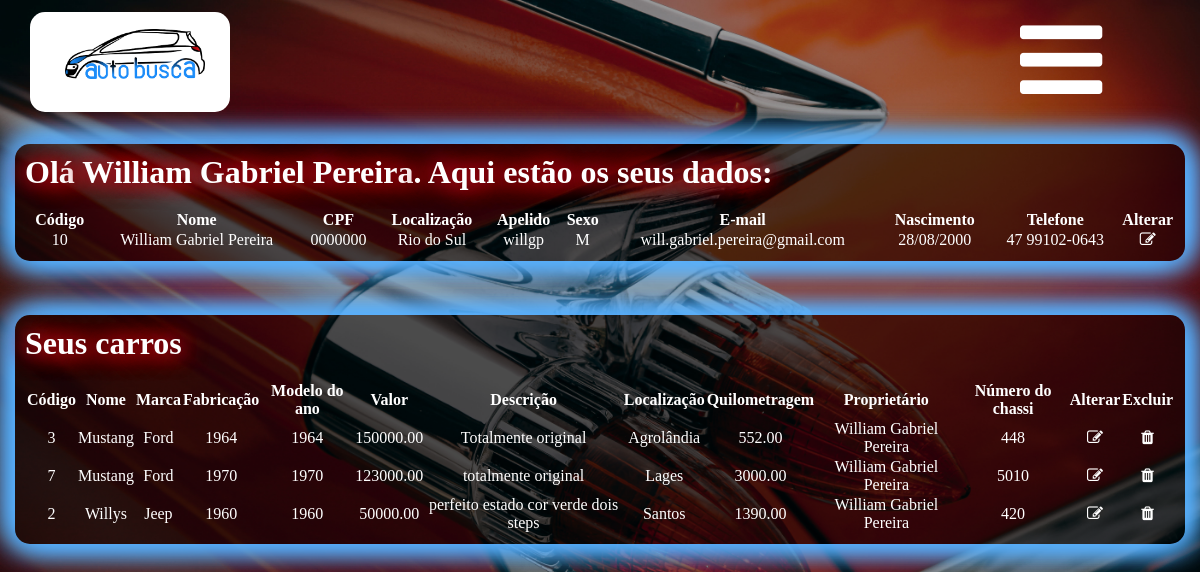
The page /loged.php (signed in) on the database its author committed.
### tables this page shows
CREATE TABLE `usuario` (
  `codigo` int(11) NOT NULL AUTO_INCREMENT,
  `nome` varchar(45) NOT NULL,
  `cpf` varchar(45) NOT NULL,
  `localidade` int(11) DEFAULT NULL,
  `senha` varchar(45) NOT NULL,
  `apelido` varchar(45) NOT NULL,
  `sexo` varchar(45) NOT NULL,
  `email` varchar(45) NOT NULL,
  `nascimento` date NOT NULL,
  `telefone` varchar(45) DEFAULT NULL,
  `foto` text,
  PRIMARY KEY (`codigo`),
  KEY `localidade` (`localidade`),
  CONSTRAINT `usuario_ibfk_1` FOREIGN KEY (`localidade`) REFERENCES `cidade` (`codigo`)
);

### conf/conf.inc.php (called while the page is built, shortened)
<?php
	$tb_veiculo = "veiculo";
	$tb_marca = "marca";
	$tb_cidade = "cidade";
?>

### acaoUsuario.php (called while the page is built, shortened)
<?php
	include 'conf/conf.inc.php';
	$tb_usuario = "usuario";
	function carregaBDParaVetor($codigo){
		$sql = 'SELECT * FROM '.$GLOBALS['tb_usuario'].
		       ' WHERE codigo = '.$codigo;
		$result = mysqli_query($GLOBALS['conexao'],$sql);
		$dados = array();
		while ($row = mysqli_fetch_array($result)){
			$dados['logado'] = "TRUE";
			$dados['codigo'] = $row["codigo"];
			$dados['nome'] = $row["nome"];
			$dados['cpf'] = $row["cpf"];
			$dados['cidade'] = $row["localidade"];
			$dados['senha'] = $row["senha"];
			$dados['apelido'] = $row["apelido"];
			$dados['sexo'] = $row["sexo"];
			$dados['email'] = $row["email"];
			$dados['nascimento'] = $row["nascimento"];
			$dados['telefone'] = $row["telefone"];
		}
		return $dados;
	}
?>

### loged.php (the view, shortened to what this page needs)
<?php
  include 'connect/connect.php';
?>
<!DOCTYPE html>
<html>
<?php
	if (!isset($_SESSION['logado']) || $_SESSION['logado'] == 'FALSE') {
		header('location:login.php');
	}else {
        include "acaoUsuario.php";
        carregaBDParaVetor($_SESSION['codigo']);
        $dados['logado'] = $_SESSION['logado'];
      	$dados['codigo'] = $_SESSION['codigo'];
      	$dados['nome'] = $_SESSION['nome'];
      	$dados['cpf'] = $_SESSION['cpf'];
      	$dados['cidade'] = $_SESSION['cidade'];
      	$dados['senha'] = $_SESSION['senha'];
      	$dados['apelido'] = $_SESSION['apelido'];
      	$dados['sexo'] = $_SESSION['sexo'];
      	$dados['email'] = $_SESSION['email'];
      	$dados['nascimento'] = $_SESSION['nascimento'];
      	$dados['telefone'] = $_SESSION['telefone'];
	}
?>
<head>
  <link rel="stylesheet" href="css/css.css">
	<link rel="stylesheet" href="css/font-awesome/css/font-awesome.min.css">
</head>
<body>
  <?php
    include 'menu_loged.php';
  ?>
<br>
<div class="container">
<div align="left">
<?php
  $sql = 'SELECT nome FROM '.$tb_cidade.' WHERE codigo = '.$dados['cidade'];
  $result = mysqli_query($conexao,$sql);
  $dados['cidade'] = mysqli_fetch_array($result);
	echo "<div class='dados'><h1>Olá ".$dados['nome'].'. Aqui estão os seus dados:</h1><br>';
	echo "
	<table border='0px' width='100%'>
		<tr>
			<th align='center'><b>Código</b></th>
            <th align='center'><b>Nome</b></th>
            <th align='center'><b>CPF</b></th>
            <th align='center'><b>Localização</b></th>
            <th align='center'><b>Apelido</b></th>
            <th align='center'><b>Sexo</b></th>
            <th align='center'><b>E-mail</b></th>
            <th align='center'><b>Nascimento</b></th>
            <th align='center'><b>Telefone</b></th>
            <th width='20'><b>Alterar</b></th>
        </tr>
        <tr>
        	<td align='center'>".$dados['codigo']."</td>
        	<td align='center'>".$dados['nome']."</td>
        	<td align='center'>".$dados['cpf']."</td>
        	<td align='center'>".$dados['cidade']['nome']."</td>
        	<td align='center'>".$dados['apelido']."</td>
        	<td align='center'>".$dados['sexo']."</td>
        	<td align='center'>".$dados['email']."</td>
        	<td align='center'>".date("d/m/Y", strtotime($dados['nascimento']))."</td>
        	<td align='center'>".$dados['telefone']."</td>
        	<td align='center'><a href='cad_usuario.php?acao=editar&codigo=".$dados['codigo']."'><i class='fa fa-pencil-square-o fa-1x' aria-hidden='true'></a></td>
        	</tr>
        </table>
        </div>";
?>
</div>
<div align="left">
	<?php
		$sql = 'SELECT * FROM '.$tb_cidade.', '.$tb_veiculo.', '.$tb_usuario.', '.$tb_marca.
                   ' WHERE '.$tb_cidade.'.codigo = '.$tb_veiculo.'.localidade'.
                   ' AND '.$tb_usuario.'.codigo = '.$tb_veiculo.'.proprietario'.
                   ' AND '.$tb_marca.'.codigo = '.$tb_veiculo.'.marca'.
                   ' AND '.$tb_usuario.'.nome LIKE "'.$dados['nome'].
                   '%" ORDER BY '.$tb_veiculo.'.nome';
        $result = mysqli_query($conexao,$sql);
	?>
  <br>
  <br>
  <br>
  <div class="dados">
	<h1>Seus carros</h1>
	<table border="0px" width='100%'>
	    <tr><th align="center"><b>Código</b></th>
            <th align="center"><b>Nome</b></th>
            <th align="center"><b>Marca</b></th>
            <th align="center"><b>Fabricação</b></th>
            <th align="center"><b>Modelo do ano</b></th>
            <th align="center"><b>Valor</b></th>
            <th align="center"><b>Descrição</b></th>
            <th align="center"><b>Localização</b></th>
            <th align="center"><b>Quilometragem</b></th>
            <th align="center"><b>Proprietário</b></th>
            <th align="center"><b>Número do chassi</b></th>
            <th align="center"><b>Alterar</b></th>
            <th align="center"><b>Excluir</b></th>
	    </tr>
	    <?php while ($row = mysqli_fetch_array($result)){
        mb_convert_encoding($row[1], "utf-8"); ?>
	    <tr>
            <td align="center"><?php echo $row[3];?></td>
            <td align='center'><?php echo $row[5];?></td>
            <td align='center'><?php echo $row[27];?></td>
            <td align='center'><?php echo $row['fabricacao'];?></td>
            <td align='center'><?php echo $row[7];?></td>
            <td align='center'><?php echo $row[8];?></td>
            <td align='center'><?php echo $row[9];?></td>
            <td align='center'><?php echo $row[1];?></td>
            <td align='center'><?php echo $row[11];?></td>
            <td align='center'><?php echo $row[16];?></td>
            <td align='center'><?php echo $row['n_chassi'];?></td>
            <td align='center'><a href="cad_veiculo.php?acao=editar&codigo=<?php echo $row[3];?>"><i class="fa fa-pencil-square-o fa-1x" aria-hidden="true"></i></a></td>
            <td align='center'><a href="javascript:excluirRegistro('acaoVeiculo.php?acao=excluir&codigo=<?php echo $row[3];?>')"><i class="fa fa-trash fa-1x" aria-hidden="true"></a></td>
	    </tr>
	    <?php } ?>
      </div>
</div>
<br>
</div>
</body>
</html>

### menu_loged.php (shortened to what this page needs)
<div class="row">
            <div class="col-2 img_menu div_img_menu">
              <a href="login.php"><img src="img/logo.png" class="logo_home"></a><br>
            </div>
    </div>
          <div class='btn-menu'>
            <i class='fa fa-bars fa-6x'></i>
          </div>
<br>

### css/css.css (style rules this page uses)
body { background-size: 100%; }
* { margin: 0; padding: 0; box-sizing: border-box; -webkit-box-sizing: border-box; -moz-box-sizing: border-box; }
.container { width: 100%; margin-left: auto; margin-right: auto; padding: 0 0px; }
@media (min-width: 1170px) { .container { max-width: 1170px; padding: 0; } }
.row { clear: both; }
@media only screen and (min-width: 480px) { .col-2 { width: 16.66%; } }
@media only screen and (min-width: 480px) { [class*="col-"] { float:left; } }
.btn-menu { position: relative; margin-left: 85%; margin-top: 1%; }
a { color: #fff }
.logo_home { margin-left: 35px; margin-top: 17px; width: 70%; }
.img_menu { margin-top: 20px; }
.div_img_menu { position: relative; z-index: 1; margin-left: 30px; height: 100px; background: #fff; border-radius: 15px; border: 2px; border-color: #000; margin-top: 0%; }
tr { color: #fff; }
h1 { color: #fff; }
.dados { width: 100%; background: rgba(0, 0, 0, 0.5); padding: 10px; border-radius: 15px; box-shadow: #57b1ff -7px 5px 30px, #57b1ff 7px -5px 30px,#57b1ff 7px 5px 30px,#57b1ff -7px -5px 30px; }
.dados h1 { text-shadow: #a70f16 -7px 5px 20px, #a70f16 7px -5px 20px,#a70f16 7px 5px 20px,#a70f16 -7px -5px 20px; }
.fa-sign-out, .fa-bars { color: #fff; }

### loged.php (style rules this page uses)
body { background-image: url('img/loged.jpg'); }

### rows shown on the page
usuario: nome "William Gabriel Pereira", codigo "10", cpf "0000000", apelido "willgp", sexo "M", email "will.gabriel.pereira@gmail.com", nascimento "28/08/2000", telefone "47 99102-0643"

### other values the page prints
$dados['cidade']['nome'] "Rio do Sul"
$row[3] "3"
$row[5] "Mustang"
$row[27] "Ford"
$row['fabricacao'] "1964"
$row[7] "1964"
$row[8] "150000.00"
$row[9] "Totalmente original"
$row[1] "Agrolândia"
$row[11] "552.00"
$row[16] "William Gabriel Pereira"
$row['n_chassi'] "448"
$row[3] "7"
$row['fabricacao'] "1970"
$row[7] "1970"
